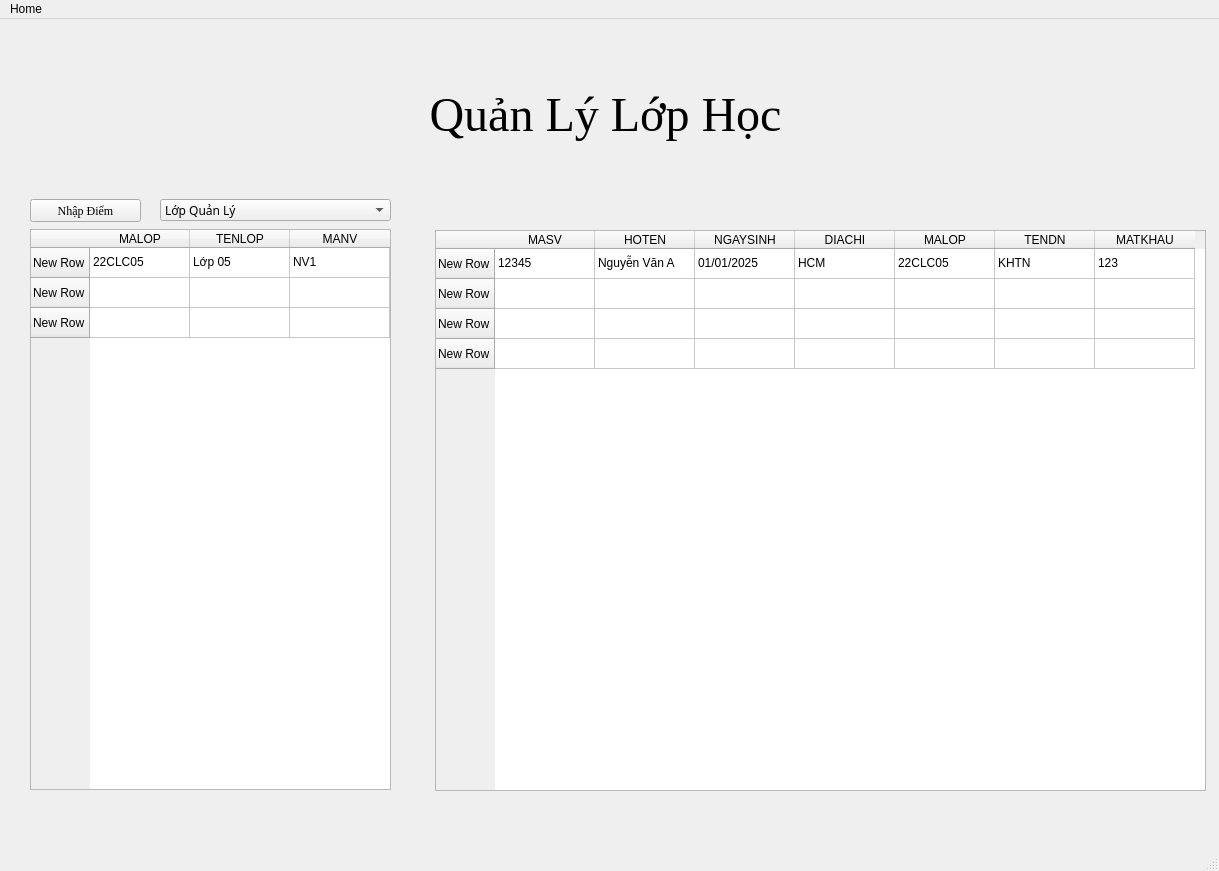
<?xml version="1.0" encoding="UTF-8"?>
<ui version="4.0">
 <class>MainWindow</class>
 <widget class="QMainWindow" name="MainWindow">
  <property name="geometry">
   <rect>
    <x>0</x>
    <y>0</y>
    <width>1219</width>
    <height>871</height>
   </rect>
  </property>
  <property name="windowTitle">
   <string>MainWindow</string>
  </property>
  <widget class="QWidget" name="centralwidget">
   <widget class="QLabel" name="label">
    <property name="geometry">
     <rect>
      <x>10</x>
      <y>40</y>
      <width>1191</width>
      <height>111</height>
     </rect>
    </property>
    <property name="font">
     <font>
      <family>Times New Roman</family>
      <pointsize>36</pointsize>
     </font>
    </property>
    <property name="text">
     <string>Quản Lý Lớp Học</string>
    </property>
    <property name="alignment">
     <set>Qt::AlignCenter</set>
    </property>
   </widget>
   <widget class="QTableWidget" name="tableWidget">
    <property name="geometry">
     <rect>
      <x>30</x>
      <y>210</y>
      <width>361</width>
      <height>561</height>
     </rect>
    </property>
    <row>
     <property name="text">
      <string>New Row</string>
     </property>
    </row>
    <row>
     <property name="text">
      <string>New Row</string>
     </property>
    </row>
    <row>
     <property name="text">
      <string>New Row</string>
     </property>
    </row>
    <column>
     <property name="text">
      <string>MALOP</string>
     </property>
    </column>
    <column>
     <property name="text">
      <string>TENLOP</string>
     </property>
    </column>
    <column>
     <property name="text">
      <string>MANV</string>
     </property>
    </column>
    <item row="0" column="0">
     <property name="text">
      <string>22CLC05</string>
     </property>
    </item>
    <item row="0" column="1">
     <property name="text">
      <string>Lớp 05</string>
     </property>
    </item>
    <item row="0" column="2">
     <property name="text">
      <string>NV1</string>
     </property>
    </item>
   </widget>
   <widget class="QTableWidget" name="tableWidget_2">
    <property name="geometry">
     <rect>
      <x>435</x>
      <y>211</y>
      <width>771</width>
      <height>561</height>
     </rect>
    </property>
    <row>
     <property name="text">
      <string>New Row</string>
     </property>
    </row>
    <row>
     <property name="text">
      <string>New Row</string>
     </property>
    </row>
    <row>
     <property name="text">
      <string>New Row</string>
     </property>
    </row>
    <row>
     <property name="text">
      <string>New Row</string>
     </property>
    </row>
    <column>
     <property name="text">
      <string>MASV</string>
     </property>
    </column>
    <column>
     <property name="text">
      <string>HOTEN</string>
     </property>
    </column>
    <column>
     <property name="text">
      <string>NGAYSINH</string>
     </property>
    </column>
    <column>
     <property name="text">
      <string>DIACHI</string>
     </property>
    </column>
    <column>
     <property name="text">
      <string>MALOP</string>
     </property>
    </column>
    <column>
     <property name="text">
      <string>TENDN</string>
     </property>
    </column>
    <column>
     <property name="text">
      <string>MATKHAU</string>
     </property>
    </column>
    <item row="0" column="0">
     <property name="text">
      <string>12345</string>
     </property>
    </item>
    <item row="0" column="1">
     <property name="text">
      <string>Nguyễn Văn A</string>
     </property>
    </item>
    <item row="0" column="2">
     <property name="text">
      <string>01/01/2025</string>
     </property>
    </item>
    <item row="0" column="3">
     <property name="text">
      <string>HCM</string>
     </property>
    </item>
    <item row="0" column="4">
     <property name="text">
      <string>22CLC05</string>
     </property>
    </item>
    <item row="0" column="5">
     <property name="text">
      <string>KHTN</string>
     </property>
    </item>
    <item row="0" column="6">
     <property name="text">
      <string>123</string>
     </property>
    </item>
   </widget>
   <widget class="QComboBox" name="comboBox">
    <property name="geometry">
     <rect>
      <x>160</x>
      <y>180</y>
      <width>231</width>
      <height>22</height>
     </rect>
    </property>
    <property name="font">
     <font>
      <family>Trebuchet MS</family>
      <pointsize>9</pointsize>
     </font>
    </property>
    <item>
     <property name="text">
      <string>Lớp Quản Lý</string>
     </property>
    </item>
    <item>
     <property name="text">
      <string>Tất Cả</string>
     </property>
    </item>
   </widget>
   <widget class="QPushButton" name="pushButton">
    <property name="geometry">
     <rect>
      <x>30</x>
      <y>180</y>
      <width>111</width>
      <height>23</height>
     </rect>
    </property>
    <property name="font">
     <font>
      <family>Times New Roman</family>
      <pointsize>9</pointsize>
     </font>
    </property>
    <property name="text">
     <string>Nhập Điểm</string>
    </property>
   </widget>
  </widget>
  <widget class="QStatusBar" name="statusbar"/>
  <widget class="QMenuBar" name="menubar">
   <property name="geometry">
    <rect>
     <x>0</x>
     <y>0</y>
     <width>1219</width>
     <height>21</height>
    </rect>
   </property>
   <widget class="QMenu" name="menuT_i_Kho_n">
    <property name="title">
     <string>Home</string>
    </property>
    <widget class="QMenu" name="menuTai_Khoan">
     <property name="title">
      <string>Tai Khoan</string>
     </property>
     <addaction name="separator"/>
    </widget>
    <addaction name="menuTai_Khoan"/>
    <addaction name="actionQuan_Ly_Lop_Hoc"/>
   </widget>
   <addaction name="menuT_i_Kho_n"/>
  </widget>
  <action name="actionHome">
   <property name="text">
    <string>Home</string>
   </property>
  </action>
  <action name="actionThongo_Tin">
   <property name="text">
    <string/>
   </property>
  </action>
  <action name="actionHome_2">
   <property name="text">
    <string>Home</string>
   </property>
  </action>
  <action name="actionQuan_Ly_Lop_Hoc">
   <property name="text">
    <string>Quan Ly Lop Hoc</string>
   </property>
  </action>
 </widget>
 <resources/>
 <connections/>
</ui>
